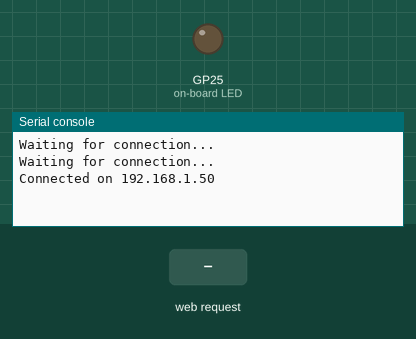
Recording of a program running on a simulated Raspberry Pi Pico running MicroPython. On the bench: output pins drawn as LEDs (lit = HIGH), the last lines printed to the serial console. The inputs (shaded band) are chosen by the test bench. WiFi joins after 1.5 s.

Above: at 3.2 s.
3.3 s: HTTP request GET /lighton received
At 4.4 s:
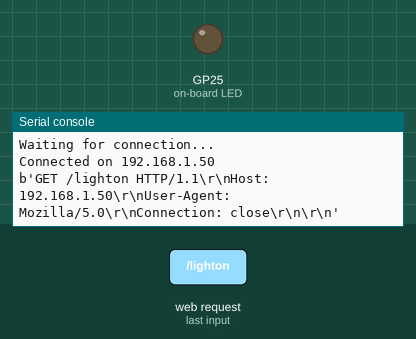
4.8 s: HTTP request GET /lightoff received
At 5.6 s:
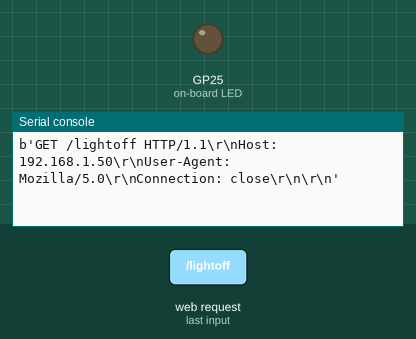
6.3 s: HTTP request GET / received
At 6.7 s:
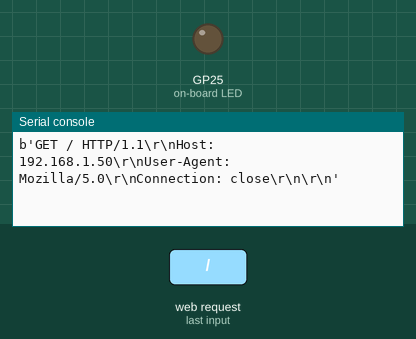

Measured:
- after the input at 3.3 s, the serial console: prints a new line at once (image 1)
- after the input at 4.8 s, the serial console: prints a new line at once (image 2)
- after the input at 6.3 s, the serial console: prints a new line at once (image 3)

The program:

webserver_test.py
```python
import network
import socket
from time import sleep
from picozero import pico_temp_sensor, pico_led

###_variables_####

#network connection
ssid = 'samba1'
password = ''

###_functions_###

def connect():
    #connect to WLAN
    wlan = network.WLAN(network.STA_IF)
    wlan.active(True)
    wlan.connect(ssid, password)
    while wlan.isconnected() == False:
        print('Waiting for connection...')
        sleep(1)
    ip = wlan.ifconfig()[0]
    print(f'Connected on {ip}')
    return ip


def open_socket(ip):
    #open a socket
    address = (ip, 80)
    connection = socket.socket()
    connection.bind(address)
    connection.listen(1)
    return connection

def webpage(temperature, state):
    #tempalte HTML
    html = f"""
    <!DOCTYPE html>
    <html>
        <body>
            <form action="./lighton">
                <input type="submit" value="Light on" />
            </form>
            <form action="./lightoff">
                <input type="submit" value="Light off" />
            </form>
            <p>LED is {state}</p>
            <p>Temperature is {temperature}</p>
        </body>
    </html>
    """
    return str(html)

def serve(connection):
    #start a web server
    state = 'OFF'
    pico_led.off()
    temperature = 0
    while True:
        client = connection.accept()[0]
        request = client.recv(1024)
        request = str(request)
        print(request)
        client.close()

try:
    ip = connect()
    connection = open_socket(ip)
    serve(connection)
except KeyboardInterrupt:
    machine.reset()
```
